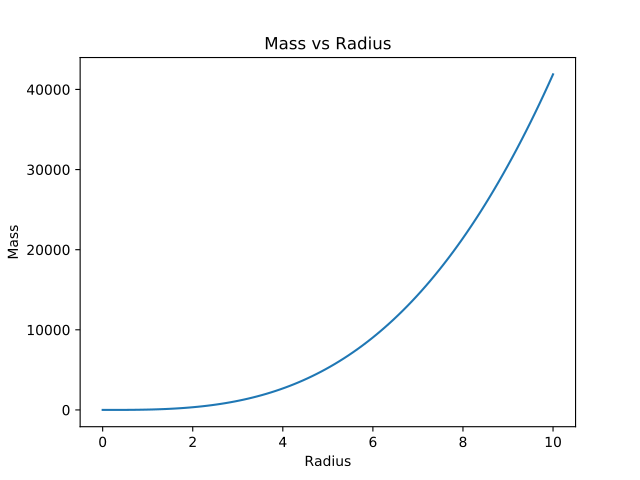

The Python source for this figure:
"""
Author: Pruthvi Suryadevara
Email:  pruthvi.suryadevara@tifr.res.in
Code to plot Mass as a function of radius

"""

import numpy as np
import scipy.integrate as area
import matplotlib.pyplot as plt

### Using Cartesian cootdinates
def fz(y,x,r):
    return(area.quad(lambda z:1,-np.sqrt(r**2 -x**2 -y**2),np.sqrt(r**2 -x**2 -y**2))[0])
def fy(x,r):
    return(area.quad(fz,-np.sqrt(r**2 -x**2),np.sqrt(r**2 -x**2),args=(x,r,))[0])
def vol(r):
    volu=area.quad(fy,-r,r,args=(r,))[0]
    return volu


### Using Sperical coordinates
def ar(r,p):
    return(r**2 * np.sin(p))
def fr(R,tet,p):
    return(area.quad(ar,0,R,args=(pi,))[0])
def fpi(R,tet):
    return(area.quad(fr,0,0.5 * np.pi,args=(R,tet,))[0])
def vol2(R):
    return(area.quad(fpi,0,2*np.pi,args=(R,))[0])


p=10
rs=np.linspace(0,10,100)
volu=[(lambda x:p*vol(x))(x) for x in rs]
plt.plot(rs,volu)
plt.xlabel("Radius")
plt.ylabel("Mass")
plt.title("Mass vs Radius")
plt.show()
